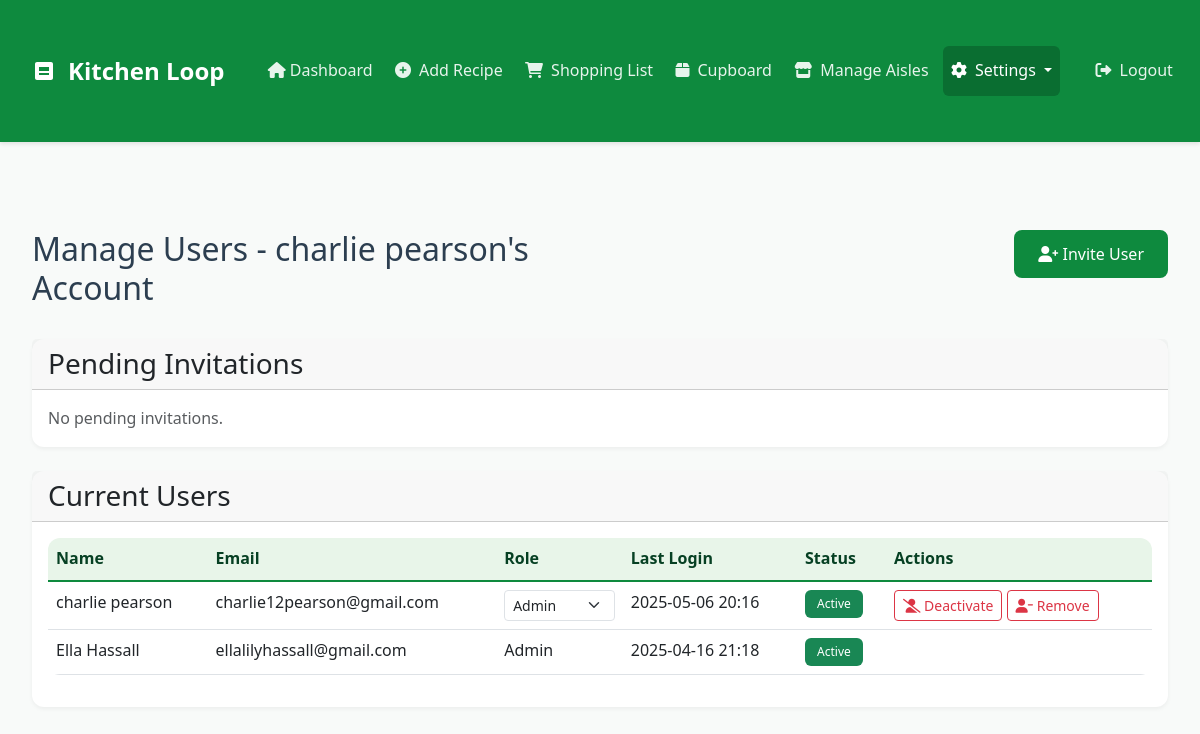
Screenshot of /manage_users (signed in) with the database file from the repository.
### app.py (models this page shows, shortened)
class Account(db.Model):
    id = db.Column(db.Integer, primary_key=True)
    name = db.Column(db.String(100), nullable=False)
    created_at = db.Column(db.DateTime, default=datetime.utcnow)
    is_active = db.Column(db.Boolean, default=True)
    users = db.relationship('User', secondary='account_user',
                          back_populates='accounts',
                          lazy='dynamic',
                          overlaps="account_users,account")
    account_users = db.relationship('AccountUser', back_populates='account',
                                  overlaps="users,user")

class User(UserMixin, db.Model):
    id = db.Column(db.Integer, primary_key=True)
    email = db.Column(db.String(120), unique=True, nullable=False)
    password_hash = db.Column(db.String(128))
    name = db.Column(db.String(100), nullable=False)
    created_at = db.Column(db.DateTime, default=datetime.utcnow)
    last_login = db.Column(db.DateTime)
    is_active = db.Column(db.Boolean, default=True)
    accounts = db.relationship('Account', secondary='account_user',
                             back_populates='users',
                             lazy='dynamic',
                             overlaps="account_users,user")
    account_users = db.relationship('AccountUser', back_populates='user',
                                  overlaps="accounts,account")

### app.py (the view)
@app.route('/manage_users')
@login_required
def manage_users():
    account_user = AccountUser.query.filter_by(
        user_id=current_user.id,
        role='admin'
    ).first()
    if not account_user:
        flash('You do not have permission to manage users.', 'error')
        return redirect(url_for('dashboard'))
    account_users = AccountUser.query.filter_by(account_id=account_user.account_id).all()
    pending_invites = Invitation.query.filter_by(
        account_id=account_user.account_id,
        is_used=False
    ).all()
    users = []
    for au in account_users:
        user = au.user
        user.role = au.role
        users.append(user)
    return render_template('manage_users.html',
                         users=users,
                         pending_invites=pending_invites)

### app.py (called while the page is built)
@login_manager.user_loader
def load_user(user_id):
    return User.query.get(int(user_id))

### templates/manage_users.html (shortened to what this page needs)
{% extends "base.html" %}
{% block content %}
<div class="container mt-4">
    <div class="row mb-4">
        <div class="col">
            <h2>Manage Users - {{ current_user.accounts[0].name }}</h2>
        </div>
        <div class="col text-end">
            <a href="{{ url_for('invite_user') }}" class="btn btn-primary">
                <i class="fas fa-user-plus"></i> Invite User
            </a>
        </div>
    </div>
    <div class="card mb-4">
        <div class="card-header">
            <h3 class="card-title mb-0">Pending Invitations</h3>
        </div>
        <div class="card-body">
            {% if pending_invites %}
                <div class="table-responsive">
                    <table class="table table-hover">
                        <thead>
                            <tr>
                                <th>Email</th>
                                <th>Role</th>
                                <th>Sent By</th>
                                <th>Sent On</th>
                                <th>Expires</th>
                                <th>Actions</th>
                            </tr>
                        </thead>
                        <tbody>
                            {% for invite in pending_invites %}
                                <tr>
                                    <td>{{ invite.email }}</td>
                                    <td>{{ invite.role|title }}</td>
                                    <td>{{ invite.invited_by.name }}</td>
                                    <td>{{ invite.created_at.strftime('%Y-%m-%d %H:%M') }}</td>
                                    <td>{{ invite.expires_at.strftime('%Y-%m-%d %H:%M') }}</td>
                                    <td>
                                        <form method="POST" action="{{ url_for('resend_invite', invite_id=invite.id) }}" class="d-inline">
                                            <input type="hidden" name="csrf_token" value="{{ csrf_token() }}">
                                            <button type="submit" class="btn btn-sm btn-outline-primary">
                                                <i class="fas fa-paper-plane"></i> Resend
                                            </button>
                                        </form>
                                        <form method="POST" action="{{ url_for('cancel_invite', invite_id=invite.id) }}" class="d-inline">
                                            <input type="hidden" name="csrf_token" value="{{ csrf_token() }}">
                                            <button type="submit" class="btn btn-sm btn-outline-danger"
                                                    onclick="return confirm('Are you sure you want to cancel this invitation?')">
                                                <i class="fas fa-times"></i> Cancel
                                            </button>
                                        </form>
                                    </td>
                                </tr>
                            {% endfor %}
                        </tbody>
                    </table>
                </div>
            {% else %}
                <p class="text-muted mb-0">No pending invitations.</p>
            {% endif %}
        </div>
    </div>
    <div class="card">
        <div class="card-header">
            <h3 class="card-title mb-0">Current Users</h3>
        </div>
        <div class="card-body">
            <div class="table-responsive">
                <table class="table table-hover">
                    <thead>
                        <tr>
                            <th>Name</th>
                            <th>Email</th>
                            <th>Role</th>
                            <th>Last Login</th>
                            <th>Status</th>
                            <th>Actions</th>
                        </tr>
                    </thead>
                    <tbody>
                        {% for user in users %}
                            <tr>
                                <td>{{ user.name }}</td>
                                <td>{{ user.email }}</td>
                                <td>
                                    {% if user.id != current_user.id %}
                                        <form method="POST" action="{{ url_for('update_user_role', user_id=user.id) }}" class="d-inline">
                                            <select name="role" class="form-select form-select-sm" onchange="this.form.submit()"
                                                    {% if user.id == current_user.id %}disabled{% endif %}>
                                                <option value="admin" {% if user.role == 'admin' %}selected{% endif %}>Admin</option>
                                            </select>
                                        </form>
                                    {% else %}
                                        {{ user.role|title }}
                                    {% endif %}
                                </td>
                                <td>{{ user.last_login.strftime('%Y-%m-%d %H:%M') if user.last_login else 'Never' }}</td>
                                <td>
                                    <span class="badge {% if user.is_active %}bg-success{% else %}bg-danger{% endif %}">
                                        {{ 'Active' if user.is_active else 'Inactive' }}
                                    </span>
                                </td>
                                <td>
                                    {% if user.id != current_user.id %}
                                        <form method="POST" action="{{ url_for('toggle_user_status', user_id=user.id) }}" class="d-inline">
                                            <button type="submit" class="btn btn-sm {% if user.is_active %}btn-outline-danger{% else %}btn-outline-success{% endif %}"
                                                    onclick="return confirm('Are you sure you want to {{ 'deactivate' if user.is_active else 'activate' }} this user?')">
                                                <i class="fas {% if user.is_active %}fa-user-slash{% else %}fa-user-check{% endif %}"></i>
                                                {{ 'Deactivate' if user.is_active else 'Activate' }}
                                            </button>
                                        </form>
                                        <form method="POST" action="{{ url_for('remove_user', user_id=user.id) }}" class="d-inline">
                                            <button type="submit" class="btn btn-sm btn-outline-danger"
                                                    onclick="return confirm('Are you sure you want to remove this user? This action cannot be undone.')">
                                                <i class="fas fa-user-minus"></i> Remove
                                            </button>
                                        </form>
                                    {% endif %}
                                </td>
                            </tr>
                        {% endfor %}
                    </tbody>
                </table>
            </div>
        </div>
    </div>
</div>
{% endblock %}

### templates/base.html (style rules this page uses)
:root { --brand-primary: #0E8A3E; --brand-secondary: #0A6E31; --brand-light: #E8F5E9; --brand-dark: #064023; --text-primary: #2C3E50; --text-secondary: #596775; --background-light: #F8FAF9; }
body { background-color: var(--background-light); font-family: 'Segoe UI', Tahoma, Geneva, Verdana, sans-serif; color: var(--text-primary); line-height: 1.6; }
.card { border: none; border-radius: 12px; box-shadow: 0 2px 4px rgba(0,0,0,0.05); transition: transform 0.2s ease, box-shadow 0.2s ease; background-color: white; margin-bottom: 1.5rem; }
.btn-primary { background-color: var(--brand-primary); border: none; padding: 0.75rem 1.5rem; font-weight: 500; border-radius: 8px; transition: all 0.3s ease; }
.container { max-width: 1200px; padding: 2rem 1rem; }
.table { background-color: white; border-radius: 12px; overflow: hidden; }
.table thead th { background-color: var(--brand-light); color: var(--brand-dark); font-weight: 600; border-bottom: 2px solid var(--brand-primary); }
.badge { padding: 0.5rem 0.75rem; font-weight: 500; border-radius: 6px; }

### rows the page displays
Account: name "charlie pearson's Account"
User: name "charlie pearson", email "charlie12pearson@gmail.com", role "Admin", last_login "2025-05-06 20:16", is_active "Active", is_active "Deactivate"
User: name "Ella Hassall", email "ellalilyhassall@gmail.com", role "Admin", last_login "2025-04-16 21:18", is_active "Active"
